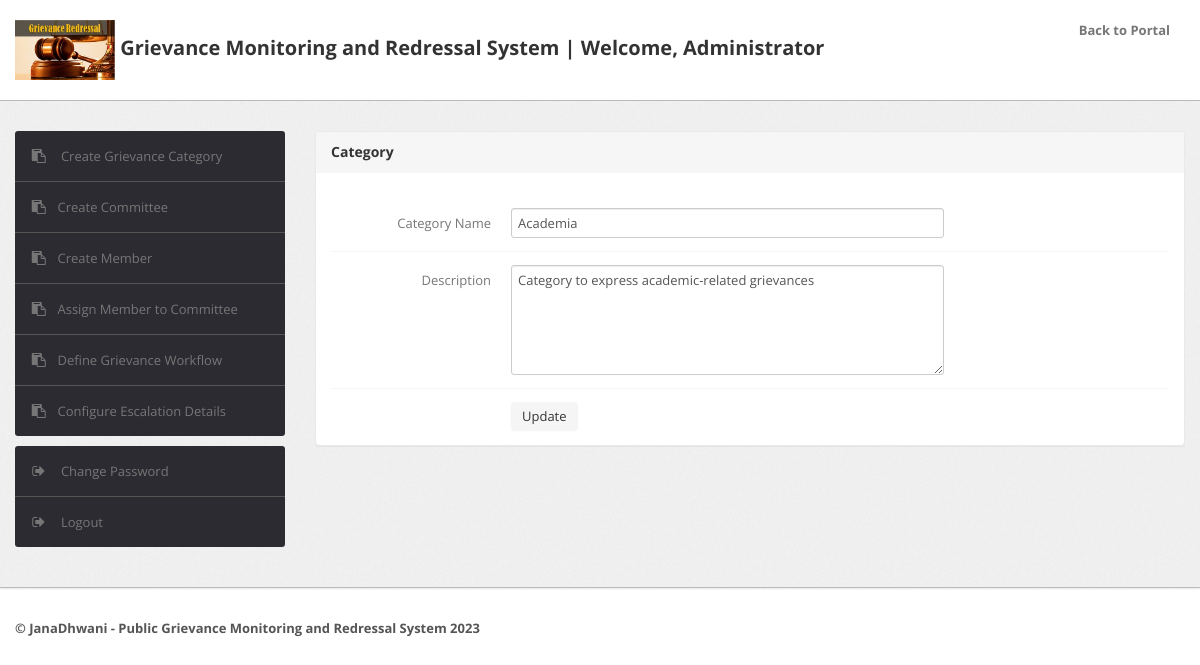
Page /admin/edit-category.php?id=6 (signed in) on the earlier database version.
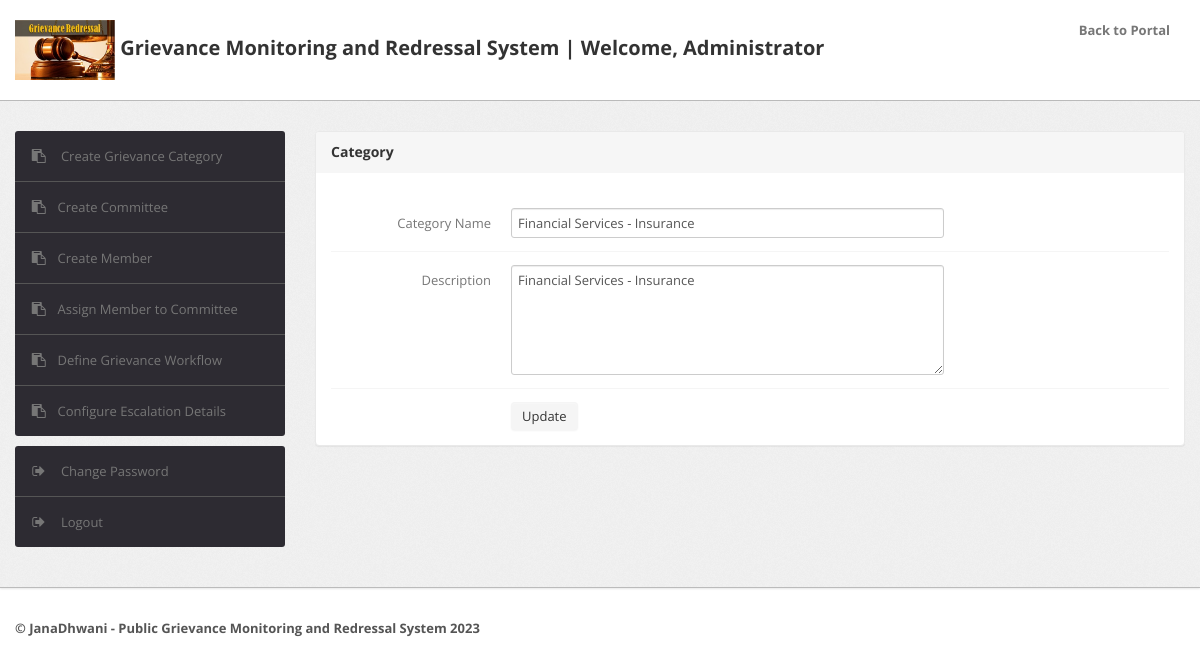
Same page on the later database version.
### tables this page shows
CREATE TABLE `category` (
  `id` int(11) NOT NULL,
  `categoryName` varchar(255) NOT NULL,
  `categoryDescription` longtext NOT NULL,
  `creationDate` timestamp NOT NULL DEFAULT current_timestamp(),
  `updationDate` varchar(255) NOT NULL,
  `priority` varchar(15) NOT NULL DEFAULT 'Low'
);

### admin/edit-category.php (the view, shortened to what this page needs)
<?php
include('include/config.php');
if(strlen($_SESSION['alogin'])==0)
	{
header('location:index.php');
}
else{
?>
<!DOCTYPE html>
<html lang="en">
<head>
	<link type="text/css" href="bootstrap/css/bootstrap.min.css" rel="stylesheet">
	<link type="text/css" href="bootstrap/css/bootstrap-responsive.min.css" rel="stylesheet">
	<link type="text/css" href="css/theme.css" rel="stylesheet">
	<link type="text/css" href="images/icons/css/font-awesome.css" rel="stylesheet">
</head>
<body>
<?php include('include/header.php');?>
	<div class="wrapper">
		<div class="container">
			<div class="row">
<?php include('include/sidebar.php');?>
			<div class="span9">
					<div class="content">
						<div class="module">
							<div class="module-head">
								<h3>Category</h3>
							</div>
							<div class="module-body">
									<br />
			<form class="form-horizontal row-fluid" name="Category" method="post" >
<?php
$id=intval($_GET['id']);
$query=mysqli_query($bd,"select * from category where id='$id'");
while($row=mysqli_fetch_array($query))
{
?>
<div class="control-group">
<label class="control-label" for="basicinput">Category Name</label>
<div class="controls">
<input type="text" placeholder="Enter category Name"  name="category" value="<?php echo  htmlentities($row['categoryName']);?>" class="span8 tip" required>
</div>
</div>
<div class="control-group">
											<label class="control-label" for="basicinput">Description</label>
											<div class="controls">
												<textarea class="span8" name="description" rows="5"><?php echo  htmlentities($row['categoryDescription']);?></textarea>
											</div>
										</div>
									<?php } ?>
	<div class="control-group">
											<div class="controls">
												<button type="submit" name="submit" class="btn">Update</button>
											</div>
										</div>
									</form>
							</div>
						</div>
					</div>
				</div>
			</div>
		</div>
	</div>
<?php include('include/footer.php');?>
</body>
<?php } ?>

Differences in the rows shown:
changed category: category "Academia" → "Financial Services - Insurance"; description "Category to express academic-related grievances" → "Financial Services - Insurance"
